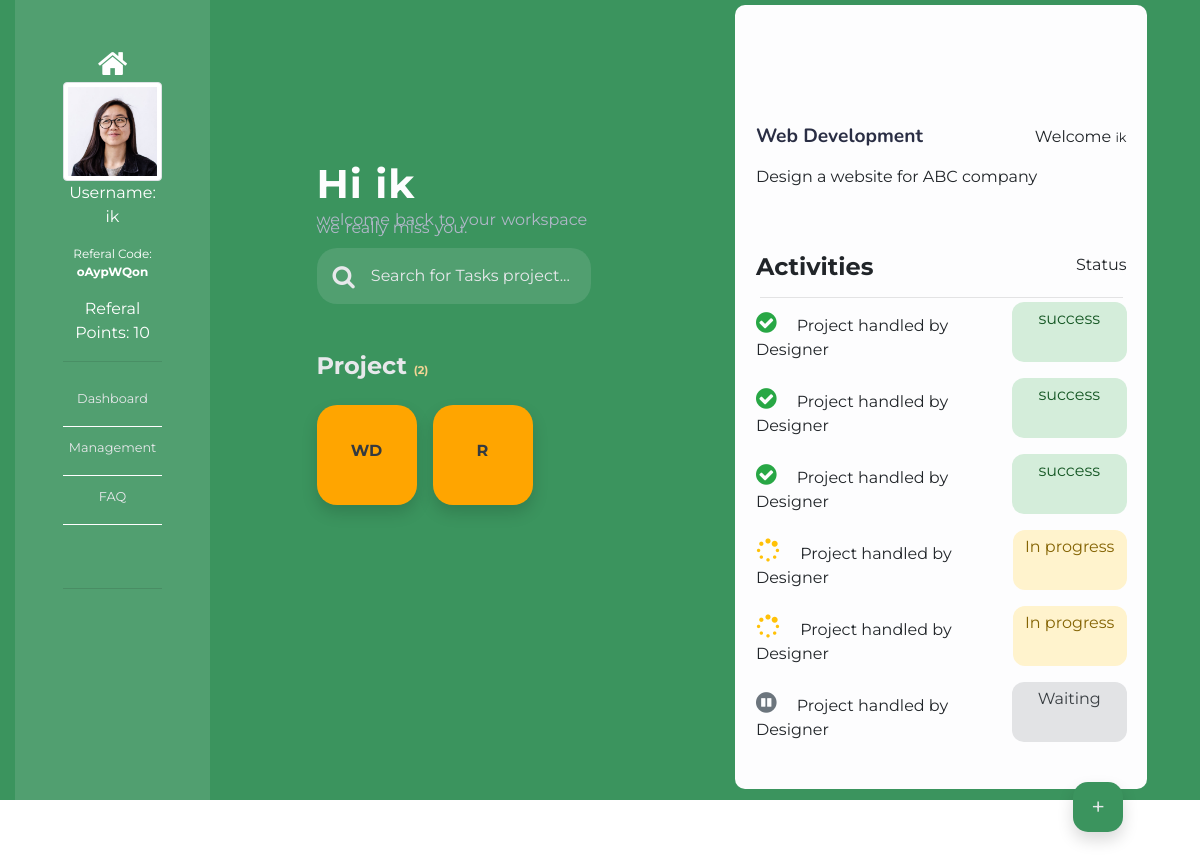
Page /dashboard/ (signed in) on the committed database.
### Accounts/models.py (models this page shows, shortened)
class CustomUser(AbstractUser):
	is_active=models.BooleanField(default=True)
	address = models.CharField(max_length=150, default="lagos")
	phone = models.CharField(max_length=150, default="08000012345")
	referal_code= models.CharField(null=True, blank=True, max_length=50)
	referal_point =models.PositiveIntegerField(default=0)
	reward = MoneyField(decimal_places=2, max_digits=8,default_currency="NGN",default=0.00)

### Jobs/models.py (models this page shows, shortened)
class Order(models.Model):
    title = models.CharField(max_length=50)
    name = models.CharField( max_length=50)
    abbr = models.CharField(max_length=50, default="abc")
    category = models.CharField( max_length=50)
    sub_cat = models.CharField( max_length=50)
    deadlines =models.CharField( max_length=50)
    total = MoneyField(decimal_places=2, max_digits=8,default_currency="NGN",default=0.00)
    email = models.EmailField( max_length=254)
    phone = models.CharField(max_length=50)
    reference = models.CharField( max_length=50)
    description = RichTextField(null=True)
    user_id  = models.IntegerField(default=0,null=True)
    status = models.IntegerField(default=1)

### home/views.py (the view)
# urls.py: path("dashboard/", views.dashboard, name="dashboard"),
@login_required(login_url='/account/login')
def dashboard(request):
	template="home/dashboard.html"
	jobs = jo.Order.objects.filter(user_id=request.user.id)
	acronyms = ["".join([ leter[0] for leter in  job.title.split(" ")]) for job in jobs]
	counter = jo.Order.objects.filter(user_id=request.user.id).count()
	category = Acct.Categories.objects.all()
	context ={
		"jobs":jobs,
		"acronyms":acronyms,
		"counter":counter,
		"category":category,
			}
	return render(request,template,context)

### templates/home/dashboard.html (shortened to what this page needs)
{% load static %}
{% load crispy_forms_tags %}
<!doctype html>
<html lang="en">
  <head>
    <link rel="stylesheet" href="https://stackpath.bootstrapcdn.com/bootstrap/4.3.1/css/bootstrap.min.css">
    <link rel="stylesheet" href="https://stackpath.bootstrapcdn.com/font-awesome/4.7.0/css/font-awesome.min.css">
    <link rel="stylesheet" href="{% static 'css/dash.css' %}">
  </head>
  <body style="height: 100%;">
    <div class="area">
    <div class="container-fluid" >
        <div class="container ">
            <div class="row">
              <div class="sidenav col-md-2 d-flex flex-column align-items-center p-lg-5" style="height: 100vh; background:#E7E8EB20;">
<div class="prof-img ">
  <div class="d-flex justify-content-center">
    <a class="text-white" href="{% url 'index' %}"><i style="font-size: 2em" class="fa fa-home" aria-hidden="true"></i></a>
  </div>
  <img class="img-fluid img-thumbnail" src="{% static 'images/person_1.jpg' %}" alt="" srcset="">
  <p class="text-center text-white">Username: {{request.user.username}}</p>
  <p style="font-size: 0.75rem" class="text-center text-white">Referal Code: <b>{{request.user.referal_code}}</b> </p>
  <p class="text-center text-white">Referal Points: {{request.user.referal_point}} </p>
  <hr class="">
</div>
<div class="panels" style="width:100%; height: 30%; border-bottom: 1px solid rgba(17, 17, 19, 0.125)">
  <div class="text-center das pt-2 pb-3" style=" border-bottom: 1px solid white;">
    <li><a href="#dashboard">Dashboard</a></li>
  </div>
  <div class="text-center das pt-2 pb-3" style=" border-bottom: 1px solid white;">
      <li><a href="#dashboard">Management</a></li>
  </div>
  <div class="text-center das pt-2 pb-3" style=" border-bottom: 1px solid white;">
      <li><a href="#dashboard">FAQ</a></li>
  </div>
</div>
</div>
<div class="col-md-5 me mt-5">
<div class=" d-flex flex-column contains align-items-start pt-lg-x">
  <div class="segment">
    <div class="name">
      <h3 >Hi {{request.user.username}} </h3>
    </div>
    <div class="p">
        <p > welcome back to your workspace we really miss you.</p>
    </div>
    <div class="">
        <div class="input-group position-relative p-lg-2 search">
            <i class="fa fa-search pt-2 pr-2 pl-2"></i>
            <input class="p-2 phones" type="text" placeholder="Search for Tasks project..." name="project" id="project">
        </div>
    </div>
    <div class="proj-icon pt-2  pt-lg-5">
      <h4 >Project <span><small>({{counter}})</small></span></h4>
      <div class=" boxes d-flex flex-wrap justify-content-evenly">
        {% for job in jobs %}
        {% with index=forloop.counter %}
          <div class="shadow box d-flex justify-content-center align-items-center"><h6><a class="text-dark" href="javascript:void(0)" onclick="load_content('{{job.reference}}')">{{job.abbr}}</a></h6></div>
          {% endwith%}
        {% endfor %}
      </div>
    </div>
  </div>
</div>
</div>
<div class="col-md-5 tasks">
<div class="white-back d-flex flex-column align-items-start justify-content-start pt-lg-x loading">
<div class="segment2">
<div class="top-bar d-flex justify-content-between pt-2">
<h3 style="font-size: 1.2rem;">Web Development</h3>
<p>Welcome <small>{{user.username}}</small></p>
</div>
<div class="describe">
<p>Design a website for ABC company</p>
</div>
<div class="activities">
<div class="heads d-flex justify-content-between pt-5">
<h4>Activities</h4>
<p>Status</p>
</div>
<hr class="p-0 m-1">
<div class="jobs-div d-flex flex-column">
<div class="d-flex jobs justify-content-between">
    <p> <span class="text-success pt-2 fa fa-check-circle pr-3"></span> Project handled by Designer</p>
    <div class="p-1 alert alert-success" role="alert">
      success
    </div>
</div>
<div class="d-flex jobs justify-content-between">
    <p> <span class="text-success pt-2 fa fa-check-circle pr-3"></span> Project handled by Designer</p>
    <div class="p-1 alert alert-success" role="alert">
      success
    </div>
</div>
<div class="d-flex jobs justify-content-between">
    <p> <span class="text-success pt-2 fa fa-check-circle pr-3"></span> Project handled by Designer</p>
    <div class="p-1 alert alert-success" role="alert">
      success
    </div>
</div>
<div class="d-flex jobs justify-content-between">
    <p> <span class="text-warning pt-2 fa fa-spinner pr-3"></span> Project handled by Designer</p>
    <div class="p-1 alert alert-warning" role="alert">
      In progress
    </div>
</div>
<div class="d-flex jobs justify-content-between">
    <p> <span class="text-warning pt-2 fa fa-spinner pr-3"></span> Project handled by Designer</p>
    <div class="p-1 alert alert-warning" role="alert">
      In progress
    </div>
</div>
<div class="d-flex jobs justify-content-between">
    <p> <span class="text-secondary pt-2 fa fa-pause-circle pr-3"></span> Project handled by Designer</p>
    <div class="p-1 alert alert-secondary" role="alert">
      Waiting
    </div>
</div>
</div>
</div>
</div>
<div class="d-flex justify-content-end align-items-end p-4" style="width: 100%; height: 100%;">
<button class="shadow add-button" data-toggle="modal" data-target="#exampleModalScrollable">+</button>
</div>
</div>
</div>
              </div>
        </div>
      </div>
 </div>
  </body>
</html>

### assets/css/dash.css (style rules this page uses)
body { font-family: 'Montserrat', sans-serif; min-width: 300px; }
.tasks { height:100%; width:100%; margin: auto; }
.me { height: 100%; width: 100%; }
.contains { height: 100%; }
.name h3 { color: #FDFDFE; font-size: 2.5rem; letter-spacing: 1px; font-weight: bold; }
.segment { max-width: 60%; margin: 0 auto; }
.segment2 { max-width: 100%; margin: 0 auto; width: 90%; }
.p p { color:rgb(177, 183, 201); line-height: 1; word-spacing: 1px; }
.sidenav { display: none !important; }
@media only screen and (min-width:1200px) { .p p { line-height: 0.5; } }
@media only screen and (min-width:1200px) { .container { max-width: 1920px; } }
@media only screen and (min-width:1200px) { body { overflow-y: hidden; } }
@media only screen and (min-width:1200px) { .sidenav { display: block !important; } }
@media only screen and (min-width:1200px) { .tasks { height: 100vh; } }
.phones { width: 60%; border: 0px; background: transparent; }
.search { background-color: #E7E8EB20; border-radius: 20px; width: 100%; }
.search i { color: #E7E8EB; font-size:1.5rem }
.search input { width: 85%; }
.search input::placeholder { color: #E7E8EB; }
.proj-icon h4, .proj-icon small, .proj-icon h6 { color: #E7E8EB; font-weight: bold; }
.proj-icon small { color: rgb(243, 213, 149); font-size: 0.7rem; }
.box { background-color: orange; width: 100px; height: 100px; margin: 1rem 1rem 0 0; border-radius: 20px; }
.white-back { background-color:#FDFDFE ; width: 90%; margin: 1% auto; height: 98%; border-radius: 10px; }
.top-bar h3 { font-weight: bold; color: #2A2E44; font-family: 'Nunito', sans-serif; }
.heads h4 { font-weight: bold; }
.jobs { width: 100%; }
.jobs span { font-size: 1.5rem; }
.add-button { background-color: #3B945E; width: 50px; height: 50px; border: 0; border-radius: 15px; color: #E7E8EB; font-size: 1.5rem; }
.jobs .alert { position: relative; padding: .75rem 1.25rem; margin-bottom: 1rem; border: 1px solid transparent; width:120px; border-radius: .75rem; text-align: center; }
.das a { color: #E7E8EB; }
.das li { list-style: none; }
.area { background: #3B945E; width: 100%; height:100%; }
@media (min-width:768px) { .pt-lg-x { padding-top: 7rem !important; } }
@media (min-width:768px) { .sidenav { display: block !important; } }
@media (min-width:768px) { .panels a { font-size:0.8rem; } }

### rows in the picture
CustomUser: user.username "ik", user.referal_code "oAypWQon", user.referal_point "10", username "ik"
Order: abbr "WD"
Order: abbr "R"

### other values in the picture
{{ counter }} "2"
